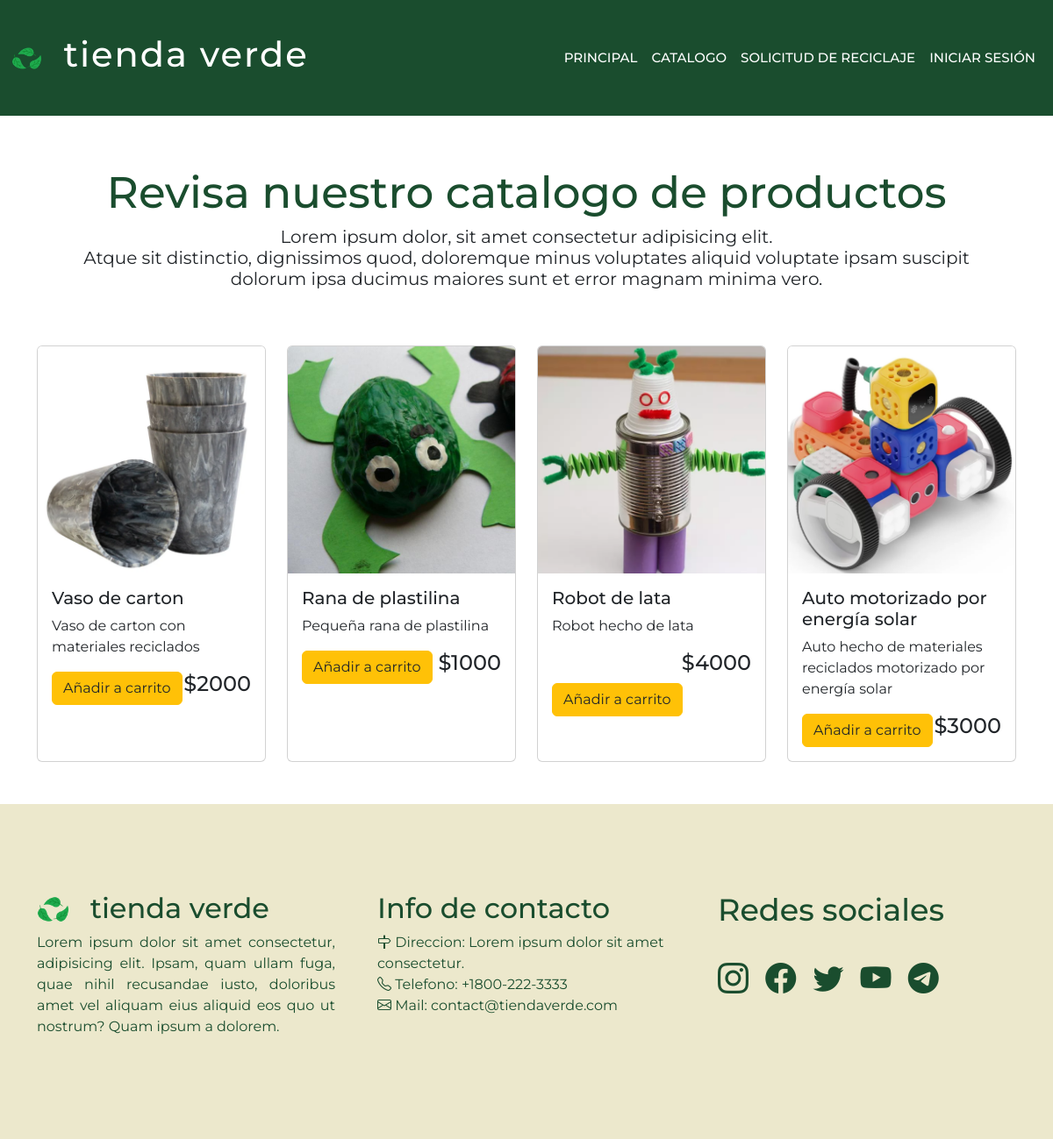
/catalogo, run on the app's committed database.
### core/models.py (models this page shows, shortened)
class Producto(models.Model):
    nombre = models.CharField(max_length=50) #equivalente a VarChar
    precio = models.IntegerField()
    descripcion = models.TextField()
    stock = models.IntegerField()
    imagen = models.ImageField(upload_to="productos", null= True)

### core/views.py (the view)
# urls.py: path('catalogo', views.catalogo, name='catalogo'),
def catalogo(request):
    productos = Producto.objects.all()
    carrito = Carrito(request)
    total_productos = carrito.contar_productos()
    data = {
        'productos': productos, 'total_productos' : total_productos
    }
    return render(request, 'core/catalogo.html', data)

### core/carrito.py (called while the page is built)
    def contar_productos(self):
        return sum(item['cantidad'] for item in self.carrito.values())

### core/templates/core/catalogo.html (shortened to what this page needs)
{%extends 'core/base.html' %}
{% load static %}
{% block main %}
<div class="container" id="headerCatalogo">
    <div class="row" >
      <div class="col tituloCatalogo"> <h1 id="tituloCatalogo">Revisa nuestro catalogo de productos</h1></div>
    </div>
    <div class="row">
      <div class="col parrafoCatalogo"> <p id="parrafoCatalogo">Lorem ipsum dolor, sit amet consectetur adipisicing elit. <br>
        Atque sit distinctio, dignissimos quod, doloremque minus voluptates aliquid voluptate ipsam suscipit <br>
        dolorum ipsa ducimus maiores sunt et error magnam minima vero.</p></div>
    </div>
  </div>
  <div class="container mt-5">
        <div class="row filaCatalogo mb-5">
          {% for p in productos %}
            <div class="col-md-3">
              <div class="card h-100">
                  {%if p.imagen %}
                  <img src="{{ p.imagen.url }}" class="card-img-top" alt="{{ p.nombre }}">
                  {% endif %}
                  <div class="card-body">
                      <h5 class="card-title">{{ p.nombre }}</h5>
                      <p class="card-text">{{ p.descripcion }}</p>
                      <h4 style="display: inline-block; float: right">${{p.precio}}</h4>
                      {% if user.is_authenticated %}
                      <a href="{% url 'añadir_a_carrito' p.id %}" class="btn btn-warning text-dark">Añadir a carrito</a>
                      {% else %}
                      <a class="btn btn-warning text-dark" onclick="mostrarAlerta()">Añadir a carrito</a>
                      {% endif %}
                  </div>
              </div>
          </div>
          {%endfor%}
    </div>
  </div>
{% endblock %}

### core/static/css/estilos.css (style rules this page uses)
html, body { overflow-x: hidden; }
* { font-family: 'Montserrat', sans-serif; }
#headerCatalogo { padding-top: 190px; text-align: center; }
#tituloCatalogo { color: #1A4D2E; font-size: 50px; }
#parrafoCatalogo { line-height: 1.2; font-size: 20px; }

### data on the page
Producto: imagen (picture), nombre "Vaso de carton", descripcion "Vaso de carton con materiales reciclados", precio "2000"
Producto: imagen (picture), nombre "Rana de plastilina", descripcion "Pequeña rana de plastilina", precio "1000"
Producto: imagen (picture), nombre "Robot de lata", descripcion "Robot hecho de lata", precio "4000"
Producto: imagen (picture), nombre "Auto motorizado por energía solar", descripcion "Auto hecho de materiales reciclados motorizado por energía solar", precio "3000"
